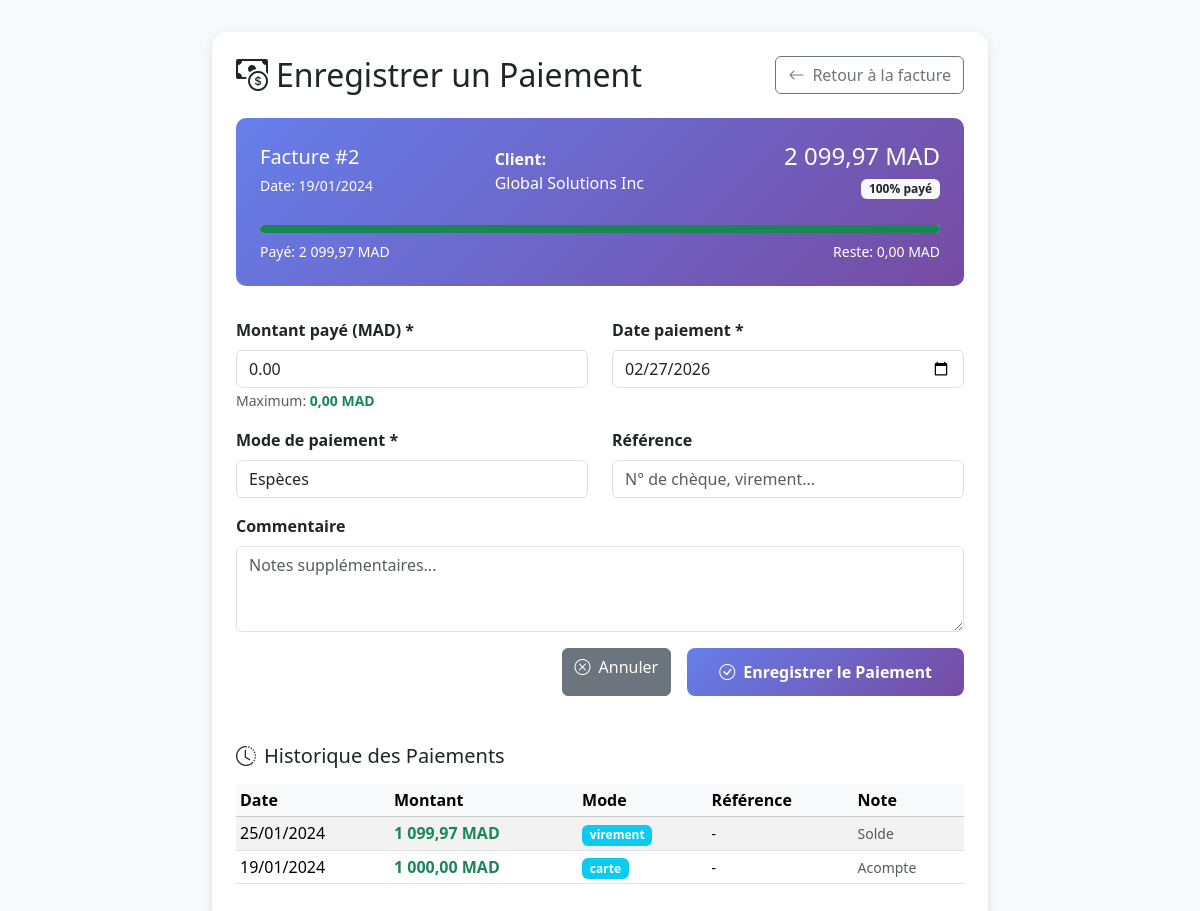
Page /paiement_add.php?id=2 (signed in) on the committed database.
### tables this page shows
CREATE TABLE `factures` (
  `id` int(11) NOT NULL,
  `client_id` int(11) DEFAULT NULL,
  `date_facture` date NOT NULL,
  `total` decimal(10,2) NOT NULL,
  `statut` enum('impayee','payee','partiellement_payee') DEFAULT 'impayee',
  `note` text DEFAULT NULL,
  `created_at` timestamp NOT NULL DEFAULT current_timestamp()
);

CREATE TABLE `clients` (
  `id` int(11) NOT NULL,
  `client` varchar(100) NOT NULL,
  `adresse` text DEFAULT NULL,
  `ville` varchar(100) DEFAULT NULL,
  `pays` varchar(100) DEFAULT NULL,
  `telephone` varchar(20) DEFAULT NULL,
  `fax` varchar(20) DEFAULT NULL,
  `email` varchar(100) DEFAULT NULL,
  `personne_a_contacter` varchar(100) DEFAULT NULL,
  `commercial` varchar(100) DEFAULT NULL,
  `created_at` timestamp NOT NULL DEFAULT current_timestamp()
);

CREATE TABLE `paiements` (
  `id` int(11) NOT NULL,
  `facture_id` int(11) DEFAULT NULL,
  `montant` decimal(10,2) NOT NULL,
  `date_paiement` date NOT NULL,
  `mode_paiement` enum('especes','carte','virement','cheque') DEFAULT 'especes',
  `note` text DEFAULT NULL,
  `created_at` timestamp NOT NULL DEFAULT current_timestamp()
);

### paiement_add.php (the view, shortened to what this page needs)
<?php
try {
    $pdo = new PDO("mysql:host=localhost;dbname=gestion_commerciale;charset=utf8", "root", "");
    $pdo->setAttribute(PDO::ATTR_ERRMODE, PDO::ERRMODE_EXCEPTION);
} catch(PDOException $e) {
    die("Erreur de connexion : " . $e->getMessage());
}
$facture_id = intval($_GET['id']);
$stmt = $pdo->prepare("
    SELECT f.*, c.client AS client_nom,
           (SELECT IFNULL(SUM(p.montant),0) FROM paiements p WHERE p.facture_id=f.id) AS total_paye
    FROM factures f
    JOIN clients c ON f.client_id=c.id
    WHERE f.id = ?
");
$stmt->execute([$facture_id]);
$facture = $stmt->fetch(PDO::FETCH_ASSOC);
?>
<!DOCTYPE html>
<html lang="fr">
<head>
  <link href="css/bootstrap.min.css" rel="stylesheet">
  <link href="https://cdn.jsdelivr.net/npm/bootstrap-icons@1.11.3/font/bootstrap-icons.css" rel="stylesheet">
</head>
<body>
  <div class="container">
    <div class="card p-4">
        <div class="d-flex justify-content-between align-items-center mb-4">
            <h2 class="mb-0"><i class="bi bi-cash-coin me-2"></i>Enregistrer un Paiement</h2>
            <a href="facture_view.php?id=<?= $facture_id ?>" class="btn btn-outline-secondary">
                <i class="bi bi-arrow-left me-2"></i>Retour à la facture
            </a>
        </div>
        <div class="facture-info">
            <div class="row align-items-center">
                <div class="col-md-4">
                    <h5 class="mb-1">Facture #<?= $facture['id'] ?></h5>
                    <small>Date: <?= date('d/m/Y', strtotime($facture['date_facture'])) ?></small>
                </div>
                <div class="col-md-4">
                    <strong>Client:</strong><br>
                    <?= htmlspecialchars($facture['client_nom']) ?>
                </div>
                <div class="col-md-4 text-end">
                    <h4 class="mb-1"><?= number_format($facture['total'], 2, ',', ' ') ?> MAD</h4>
                    <?php
                    $reste_a_payer = $facture['total'] - $facture['total_paye'];
                    $pourcentage_paye = $facture['total'] > 0 ? ($facture['total_paye'] / $facture['total']) * 100 : 0;
                    ?>
                    <small class="badge bg-light text-dark">
                        <?= number_format($pourcentage_paye, 0) ?>% payé
                    </small>
                </div>
            </div>
            <div class="row mt-3">
                <div class="col-12">
                    <div class="progress">
                        <div class="progress-bar bg-success" role="progressbar"
                             style="width: <?= $pourcentage_paye ?>%"
                             aria-valuenow="<?= $pourcentage_paye ?>" aria-valuemin="0" aria-valuemax="100">
                        </div>
                    </div>
                    <div class="d-flex justify-content-between mt-2">
                        <small>Payé: <?= number_format($facture['total_paye'], 2, ',', ' ') ?> MAD</small>
                        <small>Reste: <?= number_format($reste_a_payer, 2, ',', ' ') ?> MAD</small>
                    </div>
                </div>
            </div>
        </div>
        <form method="POST">
            <div class="row">
                <div class="col-md-6 mb-3">
                    <label class="form-label fw-bold">Montant payé (MAD) *</label>
                    <input type="number" step="0.01" name="montant" class="form-control"
                           placeholder="Saisir le montant..." required
                           max="<?= $reste_a_payer ?>"
                           value="<?= $reste_a_payer ?>">
                    <small class="form-text text-muted">
                        Maximum: <span class="fw-bold text-success"><?= number_format($reste_a_payer, 2, ',', ' ') ?> MAD</span>
                    </small>
                </div>
                <div class="col-md-6 mb-3">
                    <label class="form-label fw-bold">Date paiement *</label>
                    <input type="date" name="date_paiement" class="form-control" value="<?= date('Y-m-d') ?>" required>
                </div>
            </div>
            <div class="row">
                <div class="col-md-6 mb-3">
                    <label class="form-label fw-bold">Mode de paiement *</label>
                    <select name="mode_paiement" class="form-control" required>
                        <option value="especes">Espèces</option>
                    </select>
                </div>
                <div class="col-md-6 mb-3">
                    <label class="form-label fw-bold">Référence</label>
                    <input type="text" name="reference" class="form-control" placeholder="N° de chèque, virement...">
                </div>
            </div>
            <div class="mb-3">
                <label class="form-label fw-bold">Commentaire</label>
                <textarea name="note" class="form-control" rows="3" placeholder="Notes supplémentaires..."><?= isset($_POST['note']) ? htmlspecialchars($_POST['note']) : '' ?></textarea>
            </div>
            <div class="d-grid gap-2 d-md-flex justify-content-md-end">
                <a href="facture_view.php?id=<?= $facture_id ?>" class="btn btn-secondary me-md-2">
                    <i class="bi bi-x-circle me-2"></i>Annuler
                </a>
                <button type="submit" class="btn btn-primary">
                    <i class="bi bi-check-circle me-2"></i>Enregistrer le Paiement
                </button>
            </div>
        </form>
        <?php
        $stmt_paiements = $pdo->prepare("SELECT * FROM paiements WHERE facture_id = ? ORDER BY date_paiement DESC");
        $stmt_paiements->execute([$facture_id]);
        $paiements_existants = $stmt_paiements->fetchAll(PDO::FETCH_ASSOC);
        if ($paiements_existants):
        ?>
        <div class="mt-5">
            <h5 class="mb-3"><i class="bi bi-clock-history me-2"></i>Historique des Paiements</h5>
            <div class="table-responsive">
                <table class="table table-sm table-striped">
                    <thead class="table-light">
                        <tr>
                            <th>Date</th>
                            <th>Montant</th>
                            <th>Mode</th>
                            <th>Référence</th>
                            <th>Note</th>
                        </tr>
                    </thead>
                    <tbody>
                        <?php foreach($paiements_existants as $paiement): ?>
                        <tr>
                            <td><?= date('d/m/Y', strtotime($paiement['date_paiement'])) ?></td>
                            <td class="text-success fw-bold"><?= number_format($paiement['montant'], 2, ',', ' ') ?> MAD</td>
                            <td><span class="badge bg-info"><?= htmlspecialchars($paiement['mode_paiement']) ?></span></td>
                            <td><small><?= htmlspecialchars($paiement['reference'] ?? '-') ?></small></td>
                            <td><small class="text-muted"><?= htmlspecialchars($paiement['note'] ?? '-') ?></small></td>
                        </tr>
                        <?php endforeach; ?>
                    </tbody>
                </table>
            </div>
        </div>
        <?php endif; ?>
    </div>
  </div>
</body>
</html>

### paiement_add.php (style rules this page uses)
body { background-color: #f8f9fa; font-family: 'Segoe UI', Tahoma, Geneva, Verdana, sans-serif; }
.container { max-width: 800px; margin-top: 2rem; }
.card { border: none; border-radius: 15px; box-shadow: 0 4px 12px rgba(0,0,0,0.1); }
.facture-info { background: linear-gradient(135deg, #667eea, #764ba2); color: white; border-radius: 10px; padding: 1.5rem; margin-bottom: 2rem; }
.btn-primary { background: linear-gradient(135deg, #667eea, #764ba2); border: none; border-radius: 8px; padding: 0.75rem 2rem; font-weight: 600; }
.progress { height: 8px; margin-top: 10px; }

### rows in the picture
factures: id "2", date_facture "19/01/2024", client.client "Global Solutions Inc", total "2 099,97"
paiements: date_paiement "25/01/2024", montant "1 099,97", mode_paiement "virement", reference "-", note "Solde"
paiements: date_paiement "19/01/2024", montant "1 000,00", mode_paiement "carte", reference "-", note "Acompte"

### other values in the picture
$pourcentage_paye "100"
$facture['total_paye'] "2 099,97"
$reste_a_payer "0,00"
